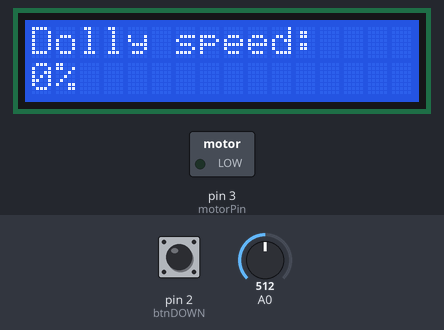
A sketch run on a simulated Arduino Uno, built with avr-gcc and run on an emulated ATmega328P. On the bench: 16×2 character LCD, switched loads named in the sketch (green lamp = pin HIGH). Inputs (shaded band) come from the test bench; at power-on: A0 = 512, pin 2 (btnDOWN) LOW. What the sketch prints to the serial monitor is not drawn.

Above: at 2.2 s.
2.3 s: A0 set to 55
At 2.45 s:
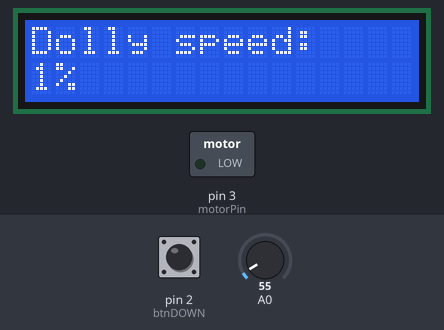
4.0 s: A0 set to 46
At 6.3 s:
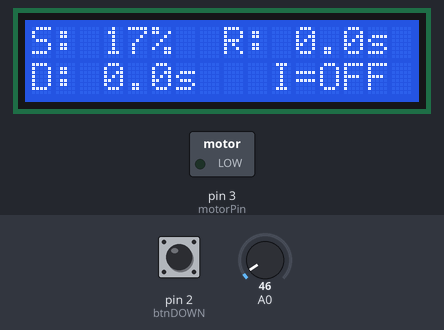
7.0 s: A0 set to 536
8.6 s: A0 set to 563
At 10.1 s:
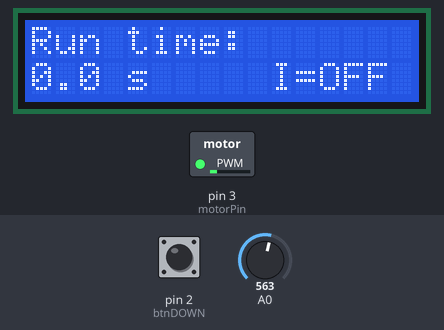
10.4 s: A0 set to 40
At 13.0 s:
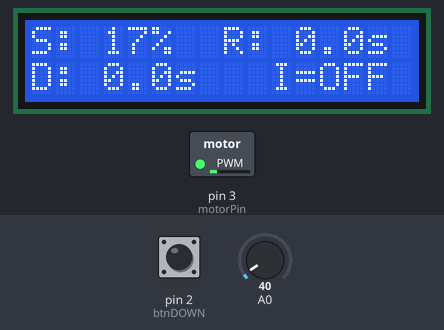
13.4 s: A0 set to 60
At 15.1 s:
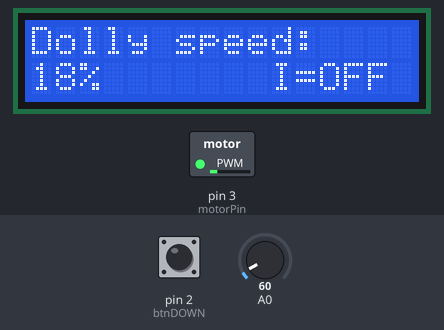
Timing chart, 0 to 26.0 s (numbered marks = the images above; inputs shaded):
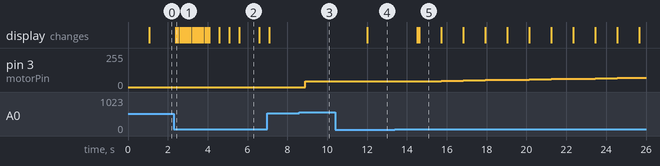

The sketch:

slider.ino
```cpp
/*
LCD screen for motorized camera dolly
Original Code by: Philip Sorri
Code Modified by: Colin Manuel
*/
#include <Wire.h>
#include <AccelStepper.h>
#include <AFMotor.h>
#include <LiquidCrystal.h> //LCD library
#include <Bounce.h> //debounce library


// define some values used by the panel and buttons
int lcd_key = 0;
int adc_key_in  = 0;
#define btnRIGHT  0
#define btnUP     1
#define btnDOWN   2
#define btnLEFT   3
#define btnSELECT 4
#define btnNONE   5

// debounce time (in ms)
int debounce_time = 10;

// maximum debounce timeout (in ms)
int debounce_timeout = 100;

// read the buttons
int read_LCD_buttons()
{
 adc_key_in = analogRead(0);      // read the value from the sensor
 // slider_030414.ino buttons when read are centered at these valies: 0, 144, 329, 504, 741
 // we add approx 50 to those values and check to see if we are close
 if (adc_key_in > 1000) return btnNONE; // We make this the 1st option for speed reasons since it will be the most likely result
 if (adc_key_in < 50)   return btnRIGHT;
 if (adc_key_in < 195)  return btnUP;
 if (adc_key_in < 380)  return btnDOWN;
 if (adc_key_in < 555)  return btnLEFT;
 if (adc_key_in < 790)  return btnSELECT;
 return btnNONE;  // when all others fail, return this...
}

int runTime1;
int show = 1;     //what menu to show
int dollySpeedNum = 0; //number of the speed
int delayTime = 100; //delay after pressedbutton (see the functions)
int delayDolly = 0; //delay before running
int runTime = 0;    //time to run after delay
int motorPin = 3;
int motorState = 0;      // the current state of the output pin
int val4;
int shutter = 1;
int shutterCount = 0;
int shutterVal = 0;


  /*
  KEY
  button1 - btnUP - increase
  button2 - btnDOWN - decrease
  button3 - btnSELECT - select
  startStop - btnLEFT - startStop
  */

Bounce bouncer1 = Bounce(btnUP, 15); //deblounce (button, milliseconds)
Bounce bouncer2 = Bounce(btnDOWN, 15);
Bounce bouncer3 = Bounce(btnRIGHT, 15);
// Bounce bouncer4 = Bounce(btnLEFT, 15);
// replacing this with btnSELECT
Bounce bouncer4 = Bounce(btnSELECT, 15);

LiquidCrystal lcd(8, 9, 4, 5, 6, 7);

void setup() {
  Serial.begin(9600);
  pinMode( adc_key_in, INPUT );         //ensure A0 is an input
  pinMode(motorPin, OUTPUT);
  pinMode(shutter, OUTPUT);
  lcd.begin(16,2);
  lcd.setCursor(0,0);
  lcd.print("DOLLYDUINO V 2.0");
  lcd.setCursor(0,1);
  lcd.print("By Colin");
  delay(1000);
}

void loop() {
 lcd_key = read_LCD_buttons();  // read the buttons

// create switch functionality for btnSELECT

  if(motorState > 1) {
    motorState = 0;
  }

  if(lcd_key == btnSELECT) {
    motorState = motorState + 1;
    delay(delayTime * 3);

  }

  if(shutterVal > 1) {
    shutterVal = 0;
  }

  runTime1 = runTime;
  if(runTime == 0) {
    runTime1 = 10;
  }
  else {
    runTime1 = runTime;
  }

  bouncer1.update();  //update the buttons
  bouncer2.update();
  bouncer3.update();
  bouncer4.update();
  int val1 = bouncer1.read(); //reads the value
  int val2 = bouncer2.read(); //and sets the new variables to it
  int val3 = bouncer3.read(); //So if button is pressed value = HIGH
  val4 = bouncer4.read();


  if (show > 4) {              //Number of menus
    show = 1;
  }
  if(lcd_key == btnRIGHT) {    //scroll through the different menus
    show = show + 1;    //the show number indicates which menu we're in
    delay(delayTime * 5);
  }
  if(show == 1) {      //if show is 1 the dollySpeed function is chosen/shown
    dollySpeed(val1, val2);  //To change values in this menu with same buttons
  }                          //in all the menus
  else if(show == 2) {  //if show is 2 delay function is chosen/shown on LCD
    dollyDelay(val1, val2);
  }
  else if(show == 3) {
    runningTime(val1, val2);
  }
  else if(show == 4) { //shows all the setting that are chosen
    settings();
    if(lcd_key == btnUP || lcd_key == btnDOWN) {
      shutterVal = shutterVal + 1;
      delay(delayTime*3);
    }
  }

  if(motorState == 1 && shutterVal == 0){
    // Add code here to keep motor ON until turned OFF
    motorOn();
  }

  if(motorState == 0){
    // Add code here to keep motor OFF until turned ON
      analogWrite(motorPin, LOW);
    }

  if(motorState == 1 && shutterVal == 1) {
      motorOn();
      lcd.setCursor(0,0);
      lcd.print("P: ");
      lcd.setCursor(3,0);
      lcd.print(shutterCount);
  }
}

void dollySpeed(int num1, int num2) {
  lcd.setCursor(0,0);    //sets the startpoint of the text to (0,0)
  lcd.print("Dolly speed:    "); //Writes "Dolly speed:" to the LCD
  if(lcd_key == btnUP) { //if num1 which is val1/button1 is pressed the speed
    dollySpeedNum = dollySpeedNum + 1;  //increases with 1
    delay(delayTime);      //delay before next press, otherwise it would
  }                         //scroll fast as hell
  if(lcd_key == btnDOWN) {        //if button2 is pressed decrease with 1
    dollySpeedNum = dollySpeedNum - 1;
    delay(delayTime);
  }
  lcd.setCursor(0,1);  //sets the starting point of the print
  lcd.print(dollySpeedNum); //prints to the start point (0,1)
  if(dollySpeedNum < 10) {
    lcd.setCursor(1, 1);
    lcd.print("%             "); //makes a percent sign after the number
  }                      //the space after it is to hide numbers that might
  if(dollySpeedNum >= 10 && dollySpeedNum < 100) { //be shown from the last
    lcd.setCursor(2, 1);            //menu that we scrolled from.
    lcd.print("%      "); //if the speed if over 10 and less than 100 it moves
  }                        //the percentsign one step to the right.
  if(dollySpeedNum == 100) { //same here
    lcd.setCursor(3, 1);
    lcd.print("%      ");
  }
  if(dollySpeedNum > 100) { //I wanted the speed to be in percent so I
    dollySpeedNum = 0;      //have to limit the value of dollySpeedNum.
  }                         //if the value is higher than 100 it makes it to 0
  if(dollySpeedNum < 0) {   //and if it's lower than 0 it goes to 100.
    dollySpeedNum = 100;
  }
}

void dollyDelay(int but1, int but2) {
  int decimal;
  decimal = delayDolly%10;
  lcd.setCursor(0,0);
  lcd.print("Delay:          ");
  if(lcd_key == btnUP) {
    delayDolly = delayDolly + 1;
    delay(delayTime);
  }
  if(lcd_key == btnDOWN) {
    delayDolly = delayDolly - 1;
    delay(delayTime);
  }
  lcd.setCursor(0,1);
  lcd.print(delayDolly/10);
  if(delayDolly < 10) {
    lcd.setCursor(1, 1);
    lcd.print(".");
    lcd.setCursor(2,1);
    lcd.print(decimal);
    lcd.setCursor(3,1);
    lcd.print(" s    ");
  }
  if(delayDolly >= 10 && delayDolly < 100) {
    lcd.setCursor(1, 1);
    lcd.print(".");
    lcd.setCursor(2,1);
    lcd.print(decimal);
    lcd.setCursor(3,1);
    lcd.print(" s    ");
  }
  if(delayDolly > 99) {
    lcd.setCursor(2, 1);
    lcd.print(".");
    lcd.setCursor(3,1);
    lcd.print(decimal);
    lcd.setCursor(4,1);
    lcd.print(" s    ");
  }
  if(delayDolly > 999) {
    delayDolly = 0;
  }
  if(delayDolly < 0) {
    delayDolly = 999;
  }
}

void runningTime(int num1, int num2) {
  int decimal1;
  decimal1 = runTime%10;
  lcd.setCursor(0,0);
  // TODO: fix run time display
  lcd.print("Run time:       ");
  if(lcd_key == btnUP) {
    runTime = runTime + 1;
    delay(delayTime);
  }
  if(lcd_key == btnDOWN) {
    runTime = runTime - 1;
    delay(delayTime);
  }
  lcd.setCursor(0,1);
  lcd.print(runTime/10);
  if(runTime < 10) {
    lcd.setCursor(1, 1);
    lcd.print(".");
    lcd.setCursor(2,1);
    lcd.print(decimal1);
    lcd.setCursor(3,1);
    lcd.print(" s    ");
  }
  if(runTime >= 10 && runTime < 100) {
    lcd.setCursor(1, 1);
    lcd.print(".");
    lcd.setCursor(2,1);
    lcd.print(decimal1);
    lcd.setCursor(3,1);
    lcd.print(" s    ");
  }
  if(runTime > 99) {
    lcd.setCursor(2, 1);
    lcd.print(".");
    lcd.setCursor(3,1);
    lcd.print(decimal1);
    lcd.setCursor(4,1);
    lcd.print(" s    ");
  }
  if(runTime > 999) {
    runTime = 0;
  }
  if(runTime < 0) {
    runTime = 999;
  }
}


void settings() {
  int decimal1;
  int decimal2;
  decimal1 = runTime%10;
  decimal2 = delayTime%10;
  lcd.setCursor(0,0);
  lcd.print("S: ");
  lcd.setCursor(3,0);
  lcd.print(dollySpeedNum);
  if(dollySpeedNum < 10) {
    lcd.setCursor(4,0);
    lcd.print("%   ");
  }
  if(dollySpeedNum >= 10 && dollySpeedNum < 100) {
    lcd.setCursor(5,0);
    lcd.print("%  ");
  }
  if(dollySpeedNum == 100) {
    lcd.setCursor(6,0);
    lcd.print("% ");
  }

  lcd.setCursor(8,0);
  lcd.print("R: ");
  lcd.setCursor(11,0);
  lcd.print(runTime/10);
  if(runTime < 10) {
    lcd.setCursor(12, 0);
    lcd.print(".");
    lcd.setCursor(13,0);
    lcd.print(decimal1);
    lcd.setCursor(14,0);
    lcd.print("s");
  }
  if(runTime >= 10 && runTime < 100) {
    lcd.setCursor(12,0);
    lcd.print(".");
    lcd.setCursor(13,0);
    lcd.print(decimal1);
    lcd.setCursor(14,0);
    lcd.print("s");
  }
  if(runTime > 99) {
    lcd.setCursor(13,0);
    lcd.print(".");
    lcd.setCursor(14,0);
    lcd.print(decimal1);
    lcd.setCursor(15,0);
    lcd.print("s");
}

lcd.setCursor(0,1);
  lcd.print("D: ");
  lcd.setCursor(3,1);
  lcd.print(delayDolly/10);
  if(delayDolly < 10) {
    lcd.setCursor(4, 1);
    lcd.print(".");
    lcd.setCursor(5,1);
    lcd.print(decimal1);
    lcd.setCursor(6,1);
    lcd.print("s");
  }
  if(delayDolly >= 10 && delayDolly < 100) {
    lcd.setCursor(4,1);
    lcd.print(".");
    lcd.setCursor(5,1);
    lcd.print(decimal2);
    lcd.setCursor(6,1);
    lcd.print("s");
  }
  if(delayDolly > 99) {
    lcd.setCursor(5, 1);
    lcd.print(".");
    lcd.setCursor(6,1);
    lcd.print(decimal1);
    lcd.setCursor(7,1);
    lcd.print("s");
}

  if(motorState == 0) {
    if(shutterVal == 0) {
      lcd.setCursor(10,1);
      lcd.print("I=OFF");
    }
    if(shutterVal == 1) {
      lcd.setCursor(10,1);
      lcd.print("I=ON ");
      }
    }
  }

void motorOn() {
  int speedValue = map(dollySpeedNum, 0, 100, 0, 255);
    delay(delayDolly*100);

    analogWrite(motorPin, speedValue);
    Serial.println(runTime1);
    delay(runTime1*100);

    if(delayDolly > 0) {
      // turn the motor off if the delayDolly variable is greater than 0
      analogWrite(motorPin, LOW);
      delay(1000);
      picture();
      shutterCount = shutterCount + 1;
    }
}

void picture() {
  pinMode(shutter, LOW);
  delay(50);
  pinMode(shutter, HIGH);

}
```

Measured:
- the behaviour switches between 50 and 49 on A0 (found by bisection; images 1 and 2)
- the behaviour switches between 554 and 555 on A0 (found by bisection; images 2 and 3)
- after the input at 2.3 s, the display: changes after 0.11 s (image 1)
- after the input at 8.6 s, pin 3 (motorPin): 0/255 → 43/255 after 0.31 s
- after the input at 10.4 s, the display: changes after 1.6 s (image 4)
- after the input at 13.4 s, pin 3 (motorPin): moves from 43/255 to 71/255 over 11.0 s, starting after 1.2 s; the display: first changes after 1.1 s (image 5 shows a later state)
- what the display in image 2 shows lasts 1.0 s, from 5.6 s to 6.6 s
